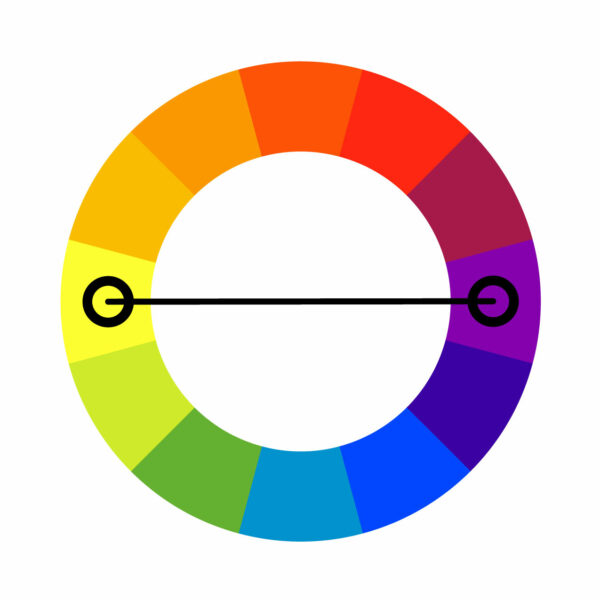
#> input picture color_wheel.jpg, 600 x 600 px
$ python 01_image_color.py
#> lines starting #> are read from the running program, lines starting #| are printed output that depends on the picture
'''
© Michael C B N W
'''
# import cv2 module
import cv2

# specify filename
filename = "color_wheel.jpg"
# read filename
src = cv2.imread(filename)
#> src is the input picture: shape (600, 600, 3); mean B, G, R 200.2, 208.8, 222.4

# copy img to remain the original data
image = src.copy()
# convert color space to which your desired
'''
BGR/HSV/RGB/CIELAB/etc
https://docs.opencv.org/3.4/d8/d01/group__imgproc__color__conversions.html
'''
converted_image = cv2.cvtColor(image, cv2.COLOR_BGR2GRAY)
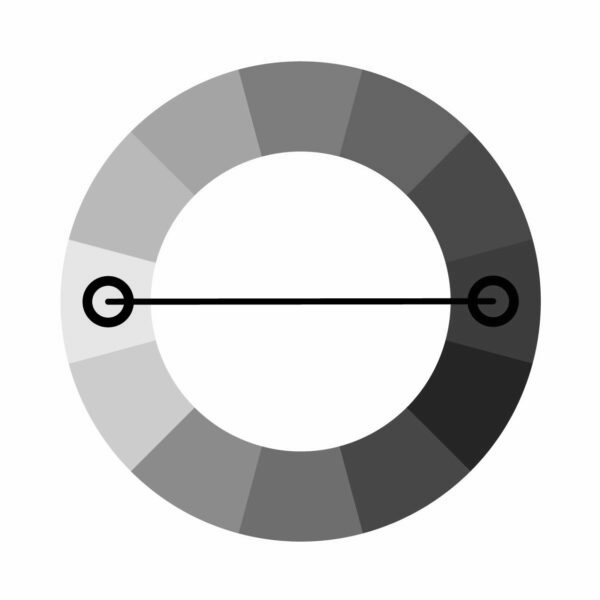
#> converted_image: shape (600, 600); min 0, max 255, mean 211.8

# show image source
cv2.imshow("img", src)
# show converted image
cv2.imshow("cvt", converted_image)
# press any key to continue...
cv2.waitKey(0)
